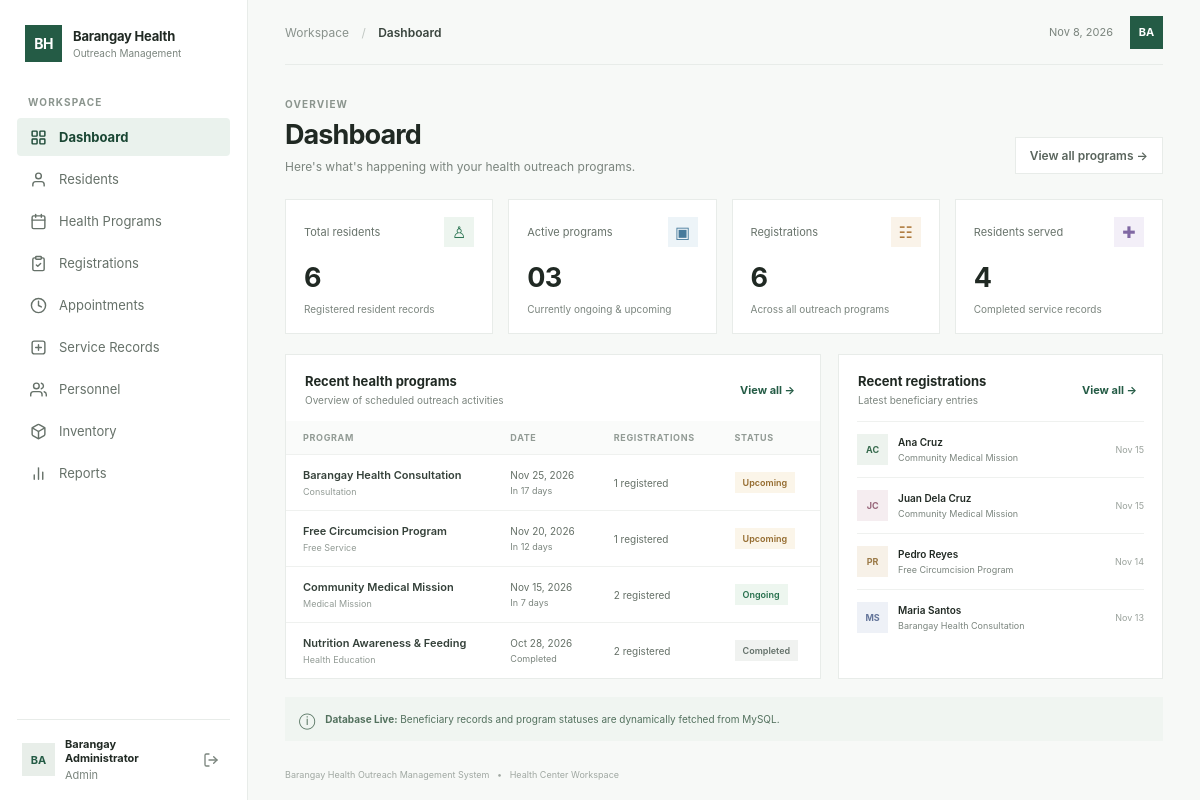
/index.php (signed in), run on the app's committed database.
### tables this page shows
CREATE TABLE programs (
    program_id INT AUTO_INCREMENT PRIMARY KEY,
    program_name VARCHAR(150) NOT NULL,
    description TEXT,
    program_type VARCHAR(100),
    venue VARCHAR(255),
    start_date DATETIME NOT NULL,
    end_date DATETIME,
    program_status ENUM(
        'Upcoming',
        'Ongoing',
        'Completed',
        'Cancelled'
    ) DEFAULT 'Upcoming',
    created_at TIMESTAMP DEFAULT CURRENT_TIMESTAMP
);

CREATE TABLE registrations (
    registration_id INT AUTO_INCREMENT PRIMARY KEY,
    resident_id INT NOT NULL,
    program_id INT NOT NULL,
    registration_date TIMESTAMP DEFAULT CURRENT_TIMESTAMP,
    attendance_status ENUM(
        'Registered',
        'Attended',
        'Absent',
        'Cancelled'
    ) DEFAULT 'Registered',

    FOREIGN KEY (resident_id)
        REFERENCES residents(resident_id),

    FOREIGN KEY (program_id)
        REFERENCES programs(program_id),

    UNIQUE (resident_id, program_id)
);

CREATE TABLE residents (
    resident_id INT AUTO_INCREMENT PRIMARY KEY,
    first_name VARCHAR(100) NOT NULL,
    last_name VARCHAR(100) NOT NULL,
    middle_name VARCHAR(100),
    birth_date DATE,
    sex ENUM('Male', 'Female') NOT NULL,
    address VARCHAR(255) NOT NULL,
    contact_number VARCHAR(20),
    created_at TIMESTAMP DEFAULT CURRENT_TIMESTAMP
);

### includes/auth.php (called while the page is built, shortened)
<?php
function isLoggedIn(): bool {
    return !empty($_SESSION['user_id']);
}
function getCurrentUser(): ?array {
    return [
        'user_id'   => $_SESSION['user_id'] ?? null,
        'full_name' => $_SESSION['full_name'] ?? 'Barangay Staff',
        'username'  => $_SESSION['username'] ?? 'staff',
        'role'      => $_SESSION['role'] ?? 'Staff',
    ];
}
function getUserInitials(?string $name = null): string {
    $name = $name ?? (getCurrentUser()['full_name'] ?? 'Barangay Staff');
    $parts = explode(' ', trim($name));
    if (count($parts) >= 2) {
        return strtoupper(substr($parts[0], 0, 1) . substr(end($parts), 0, 1));
    }
    return strtoupper(substr($name, 0, 2));
}

### includes/header.php (shortened to what this page needs)
<!DOCTYPE html>
<html lang="en">
<head>
  <link rel="stylesheet" href="assets/css/style.css">
</head>
<body>

### includes/sidebar.php
<?php
$user = getCurrentUser() ?? [
    'full_name' => 'Barangay Staff',
    'role'      => 'Administrator'
];
$initials = getUserInitials($user['full_name']);
?>
<aside class="sidebar">
  <div class="brand">
    <div class="brand-mark">BH</div>
    <div><strong>Barangay Health</strong><span>Outreach Management</span></div>
  </div>
  <div class="nav-label">WORKSPACE</div>
  <nav class="navigation">
    <button class="nav-link active" data-page="dashboard">
      <span class="nav-icon">
        <svg viewBox="0 0 24 24"><rect x="3" y="3" width="7" height="7" rx="1"/><rect x="14" y="3" width="7" height="7" rx="1"/><rect x="14" y="14" width="7" height="7" rx="1"/><rect x="3" y="14" width="7" height="7" rx="1"/></svg>
      </span>
      Dashboard
    </button>
    <button class="nav-link" data-page="residents">
      <span class="nav-icon">
        <svg viewBox="0 0 24 24"><path d="M20 21v-2a4 4 0 0 0-4-4H8a4 4 0 0 0-4 4v2"/><circle cx="12" cy="7" r="4"/></svg>
      </span>
      Residents
    </button>
    <button class="nav-link" data-page="programs">
      <span class="nav-icon">
        <svg viewBox="0 0 24 24"><rect x="3" y="4" width="18" height="18" rx="2" ry="2"/><line x1="16" y1="2" x2="16" y2="6"/><line x1="8" y1="2" x2="8" y2="6"/><line x1="3" y1="10" x2="21" y2="10"/></svg>
      </span>
      Health Programs
    </button>
    <button class="nav-link" data-page="registrations">
      <span class="nav-icon">
        <svg viewBox="0 0 24 24"><path d="M16 4h2a2 2 0 0 1 2 2v14a2 2 0 0 1-2 2H6a2 2 0 0 1-2-2V6a2 2 0 0 1 2-2h2"/><rect x="8" y="2" width="8" height="4" rx="1" ry="1"/><path d="m9 14 2 2 4-4"/></svg>
      </span>
      Registrations
    </button>
    <button class="nav-link" data-page="appointments">
      <span class="nav-icon">
        <svg viewBox="0 0 24 24"><circle cx="12" cy="12" r="10"/><polyline points="12 6 12 12 16 14"/></svg>
      </span>
      Appointments
    </button>
    <button class="nav-link" data-page="services">
      <span class="nav-icon">
        <svg viewBox="0 0 24 24"><rect x="3" y="3" width="18" height="18" rx="3"/><path d="M12 8v8M8 12h8"/></svg>
      </span>
      Service Records
    </button>
    <button class="nav-link" data-page="personnel">
      <span class="nav-icon">
        <svg viewBox="0 0 24 24"><path d="M17 21v-2a4 4 0 0 0-4-4H5a4 4 0 0 0-4 4v2"/><circle cx="9" cy="7" r="4"/><path d="M23 21v-2a4 4 0 0 0-3-3.87"/><path d="M16 3.13a4 4 0 0 1 0 7.75"/></svg>
      </span>
      Personnel
    </button>
    <button class="nav-link" data-page="inventory">
      <span class="nav-icon">
        <svg viewBox="0 0 24 24"><path d="M21 16V8a2 2 0 0 0-1-1.73l-7-4a2 2 0 0 0-2 0l-7 4A2 2 0 0 0 3 8v8a2 2 0 0 0 1 1.73l7 4a2 2 0 0 0 2 0l7-4A2 2 0 0 0 21 16z"/><polyline points="3.27 6.96 12 12.01 20.73 6.96"/><line x1="12" y1="22.08" x2="12" y2="12"/></svg>
      </span>
      Inventory
    </button>
    <button class="nav-link" data-page="reports">
      <span class="nav-icon">
        <svg viewBox="0 0 24 24"><line x1="18" y1="20" x2="18" y2="10"/><line x1="12" y1="20" x2="12" y2="4"/><line x1="6" y1="20" x2="6" y2="14"/></svg>
      </span>
      Reports
    </button>
  </nav>
  <div class="sidebar-bottom">
    <div class="user-avatar"><?= htmlspecialchars($initials) ?></div>
    <div class="user-info">
      <strong><?= htmlspecialchars($user['full_name']) ?></strong>
      <span><?= htmlspecialchars($user['role']) ?></span>
    </div>
    <a href="logout.php" title="Sign out" class="logout-btn">
      <svg width="15" height="15" viewBox="0 0 24 24" fill="none" stroke="currentColor" stroke-width="2" stroke-linecap="round" stroke-linejoin="round"><path d="M9 21H5a2 2 0 0 1-2-2V5a2 2 0 0 1 2-2h4"/><polyline points="16 17 21 12 16 7"/><line x1="21" y1="12" x2="9" y2="12"/></svg>
    </a>
  </div>
</aside>

### public/index.php (shortened to what this page needs)
<?php
require_once __DIR__ . '/../config/database.php';
require_once __DIR__ . '/../includes/auth.php';
$currentUser = getCurrentUser();
require_once __DIR__ . '/../includes/header.php';
require_once __DIR__ . '/../includes/sidebar.php';
?>
<main class="main">
  <header class="topbar">
    <div class="breadcrumb">
      Workspace <span>/</span> <strong id="breadcrumb-title">Dashboard</strong>
    </div>
    <div class="topbar-right">
      <span class="today" id="today"></span>
      <div class="profile-wrapper">
        <div class="profile-avatar" id="top-profile-avatar" title="<?= htmlspecialchars($currentUser['full_name']) ?>"><?= htmlspecialchars($initials) ?></div>
      </div>
    </div>
  </header>
  <?php
  require_once __DIR__ . '/pages/dashboard.php';
  ?>
<?php
require_once __DIR__ . '/../includes/footer.php';
?>

### public/pages/dashboard.php (shortened to what this page needs)
<?php
$totalResidents = 0;
$activePrograms = 0;
$totalRegistrations = 0;
$totalServices = 0;
$recentPrograms = [];
$recentRegistrations = [];
if (isset($pdo)) {
    try {
        $totalResidents = (int)$pdo->query("SELECT COUNT(*) FROM residents")->fetchColumn();
        $activePrograms = (int)$pdo->query("SELECT COUNT(*) FROM programs WHERE program_status IN ('Upcoming', 'Ongoing')")->fetchColumn();
        $totalRegistrations = (int)$pdo->query("SELECT COUNT(*) FROM registrations")->fetchColumn();
        $totalServices = (int)$pdo->query("SELECT COUNT(*) FROM service_records")->fetchColumn();
        $stmt = $pdo->query("
            SELECT p.*, COUNT(r.registration_id) AS reg_count
            FROM programs p
            LEFT JOIN registrations r ON p.program_id = r.program_id
            GROUP BY p.program_id
            ORDER BY p.start_date DESC
            LIMIT 4
        ");
        $recentPrograms = $stmt->fetchAll();
        $stmt = $pdo->query("
            SELECT reg.registration_date, r.first_name, r.last_name, p.program_name
            FROM registrations reg
            JOIN residents r ON reg.resident_id = r.resident_id
            JOIN programs p ON reg.program_id = p.program_id
            ORDER BY reg.registration_date DESC
            LIMIT 4
        ");
        $recentRegistrations = $stmt->fetchAll();
    } catch (PDOException $e) {
        error_log("Dashboard query error: " . $e->getMessage());
    }
}
?>
<section class="page active" id="dashboard-page">
  <div class="page-heading">
    <div>
      <p class="eyebrow">OVERVIEW</p>
      <h1>Dashboard</h1>
      <p class="subtitle">Here's what's happening with your health outreach programs.</p>
    </div>
    <button class="button secondary" data-go="programs">View all programs →</button>
  </div>
  <div class="stats-grid">
    <article class="stat-card">
      <div class="stat-top">
        <span>Total residents</span>
        <span class="stat-icon green">♙</span>
      </div>
      <strong id="stat-residents-count"><?= number_format($totalResidents) ?></strong>
      <small class="muted">Registered resident records</small>
    </article>
    <article class="stat-card">
      <div class="stat-top">
        <span>Active programs</span>
        <span class="stat-icon blue">▣</span>
      </div>
      <strong id="stat-programs-count"><?= str_pad((string)$activePrograms, 2, '0', STR_PAD_LEFT) ?></strong>
      <small class="muted">Currently ongoing & upcoming</small>
    </article>
    <article class="stat-card">
      <div class="stat-top">
        <span>Registrations</span>
        <span class="stat-icon orange">☷</span>
      </div>
      <strong id="stat-registrations-count"><?= number_format($totalRegistrations) ?></strong>
      <small class="muted">Across all outreach programs</small>
    </article>
    <article class="stat-card">
      <div class="stat-top">
        <span>Residents served</span>
        <span class="stat-icon purple">✚</span>
      </div>
      <strong id="stat-services-count"><?= number_format($totalServices) ?></strong>
      <small class="muted">Completed service records</small>
    </article>
  </div>
  <div class="content-grid">
    <section class="panel">
      <div class="panel-heading">
        <div>
          <h2>Recent health programs</h2>
          <p>Overview of scheduled outreach activities</p>
        </div>
        <button class="text-button" data-go="programs">View all →</button>
      </div>
      <div class="table-wrap">
        <table>
          <thead>
            <tr>
              <th>PROGRAM</th>
              <th>DATE</th>
              <th>REGISTRATIONS</th>
              <th>STATUS</th>
            </tr>
          </thead>
          <tbody>
            <?php if (empty($recentPrograms)): ?>
              <tr><td colspan="4" class="muted" style="text-align:center; padding: 20px;">No programs found.</td></tr>
            <?php else: ?>
              <?php foreach ($recentPrograms as $prog):
                $progDate = new DateTime($prog['start_date']);
                $today = new DateTime('today');
                $diffDays = (int)$today->diff($progDate)->format('%r%a');
                $dateNote = '';
                if ($diffDays === 0) {
                    $dateNote = '<span style="color:#16a34a; font-weight:700;">● Today</span>';
                } elseif ($diffDays > 0) {
                    $dateNote = "<small style='color:var(--muted);'>In {$diffDays} days</small>";
                } else {
                    $dateNote = "<small style='color:var(--muted);'>Completed</small>";
                }
              ?>
                <tr>
                  <td>
                    <strong><?= htmlspecialchars($prog['program_name']) ?></strong>
                    <small><?= htmlspecialchars($prog['program_type'] ?? 'Outreach') ?></small>
                  </td>
                  <td>
                    <?= date('M d, Y', strtotime($prog['start_date'])) ?>
                    <br><?= $dateNote ?>
                  </td>
                  <td><?= (int)$prog['reg_count'] ?> registered</td>
                  <td>
                    <?php
                      $statusClass = strtolower($prog['program_status']);
                    ?>
                    <span class="status <?= htmlspecialchars($statusClass) ?>"><?= htmlspecialchars($prog['program_status']) ?></span>
                  </td>
                </tr>
              <?php endforeach; ?>
            <?php endif; ?>
          </tbody>
        </table>
      </div>
    </section>
    <section class="panel activity-panel">
      <div class="panel-heading">
        <div>
          <h2>Recent registrations</h2>
          <p>Latest beneficiary entries</p>
        </div>
        <button class="text-button" data-go="registrations">View all →</button>
      </div>
      <div class="activity-list">
        <?php if (empty($recentRegistrations)): ?>
          <p class="muted" style="padding: 18px; margin: 0;">No registrations yet.</p>
        <?php else: ?>
          <?php
            $altClasses = ['', 'alt-one', 'alt-two', 'alt-three'];
            $i = 0;
            foreach ($recentRegistrations as $reg):
              $name = trim($reg['first_name'] . ' ' . $reg['last_name']);
              $parts = explode(' ', $name);
              $initials = (count($parts) >= 2)
                  ? strtoupper(substr($parts[0], 0, 1) . substr(end($parts), 0, 1))
                  : strtoupper(substr($name, 0, 2));
              $alt = $altClasses[$i % count($altClasses)];
              $i++;
          ?>
            <div class="activity-item">
              <div class="person-avatar <?= $alt ?>"><?= htmlspecialchars($initials) ?></div>
              <div class="activity-copy">
                <strong><?= htmlspecialchars($name) ?></strong>
                <span><?= htmlspecialchars($reg['program_name']) ?></span>
              </div>
              <time><?= date('M d', strtotime($reg['registration_date'])) ?></time>
            </div>
          <?php endforeach; ?>
        <?php endif; ?>
      </div>
    </section>
  </div>
  <div class="notice">
    <span>ⓘ</span>
    <p><strong>Database Live:</strong> Beneficiary records and program statuses are dynamically fetched from MySQL.</p>
  </div>
</section>

### includes/footer.php (shortened to what this page needs)
    <footer>Barangay Health Outreach Management System <span>•</span> Health Center Workspace</footer>
  </main>
</body>
</html>

### data on the page
programs: program_name "Barangay Health Consultation", program_type "Consultation", start_date "Nov 25, 2026", start_date "17", reg_count "1", program_status "Upcoming"
programs: program_name "Free Circumcision Program", program_type "Free Service", start_date "Nov 20, 2026", start_date "12", reg_count "1", program_status "Upcoming"
programs: program_name "Community Medical Mission", program_type "Medical Mission", start_date "Nov 15, 2026", start_date "7", reg_count "2", program_status "Ongoing"
programs: program_name "Nutrition Awareness & Feeding", program_type "Health Education", start_date "Oct 28, 2026", shows "Completed", reg_count "2", program_status "Completed"
registrations: resident.last_name "AC", resident.last_name "Ana Cruz", program.program_name "Community Medical Mission", registration_date "Nov 15"
registrations: resident.last_name "JC", resident.last_name "Juan Dela Cruz", program.program_name "Community Medical Mission", registration_date "Nov 15"
registrations: resident.last_name "PR", resident.last_name "Pedro Reyes", program.program_name "Free Circumcision Program", registration_date "Nov 14"
registrations: resident.last_name "MS", resident.last_name "Maria Santos", program.program_name "Barangay Health Consultation", registration_date "Nov 13"

### other printed values
$initials "BA"
$user['full_name'] "Barangay Administrator"
$user['role'] "Admin"
$totalResidents "6"
str_pad((string)$activePrograms, 2, '0', STR_PAD_LEFT) "03"
$totalRegistrations "6"
$totalServices "4"
